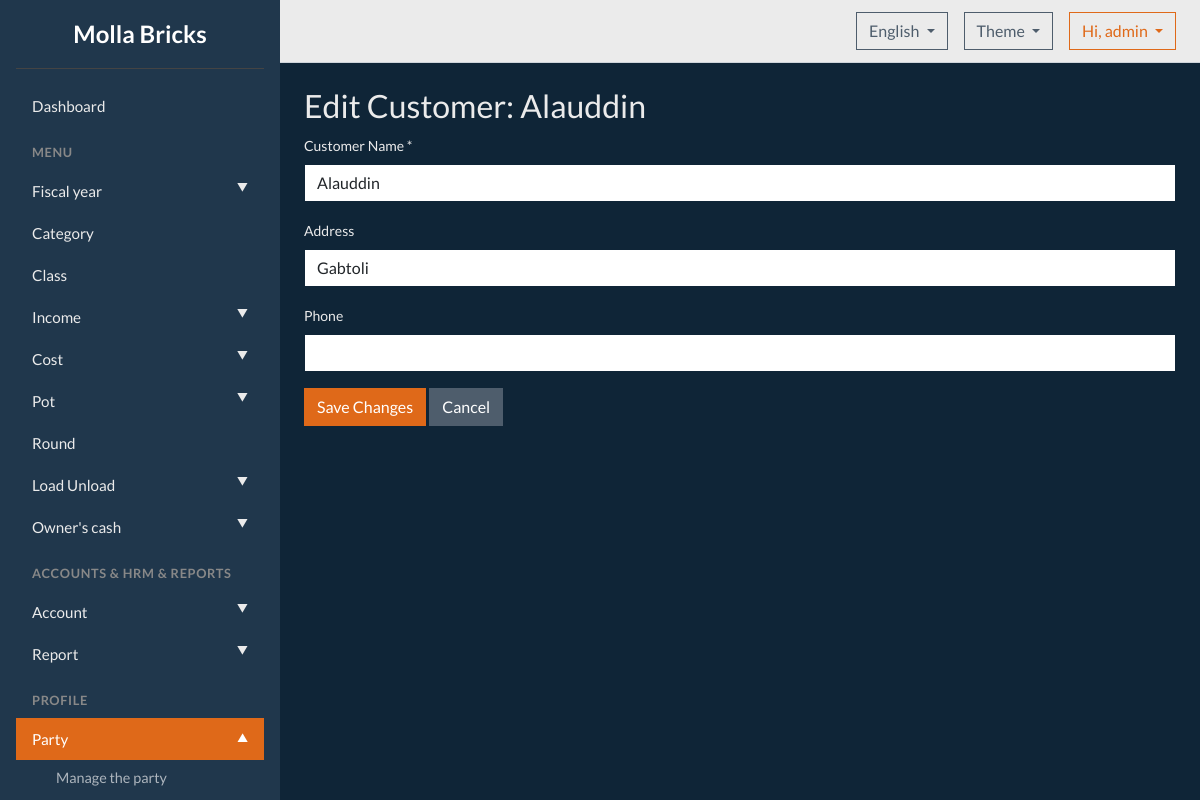
Page /customers/edit/15 (signed in) on the committed database.
### tables this page shows
CREATE TABLE users (id INTEGER PRIMARY KEY, username TEXT NOT NULL UNIQUE, password_hash TEXT NOT NULL, role TEXT NOT NULL DEFAULT 'admin');

CREATE TABLE customers (id INTEGER PRIMARY KEY, name TEXT NOT NULL, address TEXT, phone TEXT);

### molla_bricks/web/customers.py (the view)
@bp.route('/edit/<int:customer_id>')
@login_required # <-- ADDED
def edit_form(customer_id):
    query = "SELECT id, name, address, phone FROM customers WHERE id = ?"
    customer = db_controller_instance.execute_query(query, (customer_id,), fetch="one")
    if customer:
        return render_template('edit_customer.html', customer=customer)
    else:
        flash('Customer not found.', 'danger'); return redirect(url_for('customers.index'))

### molla_bricks/core/db/db_controller.py (called while the page is built)
    def execute_query(self, query, params=(), fetch=None):
        try:
            with self.conn:
                cursor = self.conn.cursor()
                cursor.execute(query, params)
                if query.strip().upper().startswith('INSERT'): return cursor.lastrowid
                if query.strip().upper().startswith(('UPDATE', 'DELETE')): return cursor.rowcount
                if fetch == 'one': return cursor.fetchone()
                elif fetch == 'all': return cursor.fetchall()
        except sqlite3.Error as e: logging.error(f"Query Failed: {query} | Params: {params} | Error: {e}"); logging.error(traceback.format_exc()); return None

### molla_bricks/web/__init__.py (called while the page is built)
@login_manager.user_loader
def load_user(user_id):
    from .models import User
    return User.get(user_id)

### molla_bricks/web/models.py (called while the page is built)
    @staticmethod
    def get(user_id):
        query = "SELECT id, username, password_hash FROM users WHERE id = ?"
        user_data = db_controller_instance.execute_query(query, (user_id,), fetch="one")
        if user_data:
            return User(user_data[0], user_data[1], user_data[2])
        return None

### templates/edit_customer.html (shortened to what this page needs)
{% extends "base.html" %}
{% block content %}
<h2>{{ _('Edit Customer') }}: {{ customer[1] }}</h2>
<form method="POST" action="{{ url_for('customers.edit') }}">
    <div class="mb-3">
        <label for="name" class="form-label">{{ _('Customer Name') }} *</label>
        <input type="text" class="form-control" id="name" name="name" value="{{ customer[1] }}" required>
    </div>
    <div class="mb-3">
        <label for="address" class="form-label">{{ _('Address') }}</label>
        <input type="text" class="form-control" id="address" name="address" value="{{ customer[2] }}">
    </div>
    <div class="mb-3">
        <label for="phone" class="form-label">{{ _('Phone') }}</label>
        <input type="text" class="form-control" id="phone" name="phone" value="{{ customer[3] }}">
    </div>
    <button type="submit" class="btn btn-primary">{{ _('Save Changes') }}</button>
    <a href="{{ url_for('customers.index') }}" class="btn btn-secondary">{{ _('Cancel') }}</a>
</form>
{% endblock %}

### templates/base.html (shortened to what this page needs)
<!doctype html>
{% set theme = session.get('theme', 'superhero') %}
<html lang="{{ session.get('lang', 'en') }}" data-bs-theme="{{ theme }}">
<head>
    <link href="https://cdn.jsdelivr.net/npm/bootswatch@5.3.3/dist/{{ theme }}/bootstrap.min.css" rel="stylesheet">
    <link rel="stylesheet" href="{{ url_for('static', filename='css/style.css') }}">
</head>
<body>
    {% include 'partials/_sidebar.html' %}
    <div class="main-content">
        <header class="header">
            <div class="d-flex align-items-center">
                <div class="dropdown me-3">
                    <button class="btn btn-outline-secondary dropdown-toggle" type="button" data-bs-toggle="dropdown">
                      {% if session.get('lang') == 'bn' %} বাংলা {% else %} English {% endif %}
                    </button>
                </div>
                <div class="dropdown me-3">
                   <button class="btn btn-outline-secondary dropdown-toggle" type="button" data-bs-toggle="dropdown">
                       Theme
                   </button>
                </div>
                <div class="dropdown">
                    <button class="btn btn-outline-primary dropdown-toggle" type="button" data-bs-toggle="dropdown">
                        Hi, {{ current_user.username }}
                    </button>
                </div>
            </div>
        </header>
        <main class="page-content">
            {% block content %}{% endblock %}
        </main>
    </div>
</body>
</html>

### molla_bricks/web/static/css/style.css (style rules this page uses)
body { display: flex; height: 100vh; overflow: hidden; }
.main-content { flex-grow: 1; display: flex; flex-direction: column; height: 100vh; background-color: var(--bs-body-bg); }
.header { flex-shrink: 0; background-color: var(--bs-body-color); color: var(--bs-body-bg); border-bottom: 1px solid var(--bs-border-color); padding: 0.75rem 1.5rem; display: flex; justify-content: space-between; align-items: center; }
.page-content { flex-grow: 1; overflow-y: auto; padding: 1.5rem; }

### rows in the picture
users: username "admin"
customers: name "Alauddin", address "Gabtoli"
